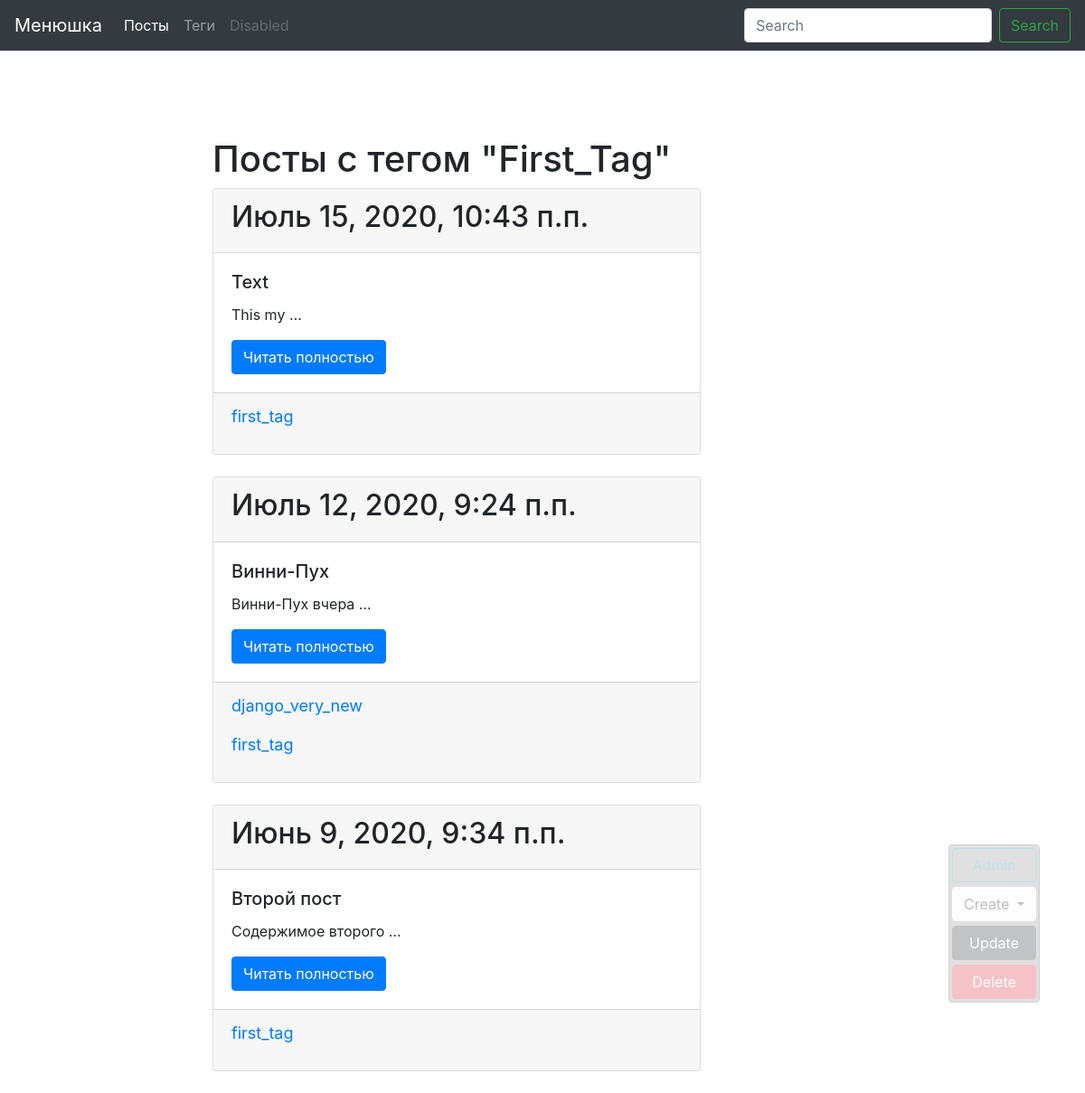
/tag/ftag/ (signed in), run on the app's committed database.
### pt/models.py (models this page shows, shortened)
class Tag(models.Model):
	title = models.CharField(max_length=50)
	slug = models.SlugField(max_length=50, unique=True)
	def get_absolute_url(self):
		return reverse('tag_detail_url', kwargs={'slug': self.slug})
	def get_update_url(self):
		return reverse('tag_update_url', kwargs={'slug': self.slug})
	def get_delete_url(self):
		return reverse('tag_delete_url', kwargs={'slug': self.slug})
	class Meta:
		ordering = ['title']

class Post(models.Model):
	title = models.CharField(max_length=150, db_index=True)
	slug = models.SlugField(max_length=150, blank=True, unique=True)
	body = models.TextField(blank=True, db_index=True)
	tags = models.ManyToManyField('Tag', blank=True, related_name='posts')
	date_pub = models.DateTimeField(auto_now_add = True)
	def get_absolute_url(self):
		return reverse('post_detail_url', kwargs={'slug': self.slug})
	class Meta:
		ordering = ['-date_pub']

### pt/views.py (the view)
# urls.py: path('tag/<str:slug>/', TagDetail.as_view(), name='tag_detail_url'),
class TagDetail(ObjectDetailMixin, View):
	model = Tag
	template = 'pt/tag_detail.html'

### pt/utils.py (called while the page is built)
	def get(self, request, slug):
		obj = get_object_or_404(self.model, slug__iexact=slug)
		return render(request, self.template, {self.model.__name__.lower(): obj, 'admin_obj': obj})

### pt/templates/pt/tag_detail.html (shortened to what this page needs)
{% extends 'pt/base_blog.html' %}
{% block content %}
    <h1 class="mt-5">
        Посты с тегом "{{ tag.title|title }}"
    </h1>
    {% for post in tag.posts.all %}
		{% include 'pt/includes/post_card.html' %}
	{% endfor %}
{% endblock %}

### pt/templates/pt/includes/post_card.html
<div class="card mb-4">
	<div class="card-header">
		<h2> {{ post.date_pub }} </h2>
	</div>
	<div class="card-body">
		<h5 class="card-title"> {{ post.title }} </h5>
		<p class="card-text"> {{ post.body|truncatewords:2 }} </p>
		<a href="{{ post.get_absolute_url }}" class="btn btn-primary">Читать полностью</a>
	</div>
	<div class="card-footer text-muted">
		{% for tag in post.tags.all %}
			<a href="{{ tag.get_absolute_url }}" style="font-size: 18px"> <p>{{ tag.title }} </p> </a>
		{% endfor %}
	</div>
</div>

### data on the page
Tag: title "First_Tag", title "first_tag"
Post: date_pub "Июль 15, 2020, 10:43 п.п.", title "Text", body "This my …"
Post: date_pub "Июль 12, 2020, 9:24 п.п.", title "Винни-Пух", body "Винни-Пух вчера …"
Tag: title "django_very_new"
Post: date_pub "Июнь 9, 2020, 9:34 п.п.", title "Второй пост", body "Содержимое второго …"
